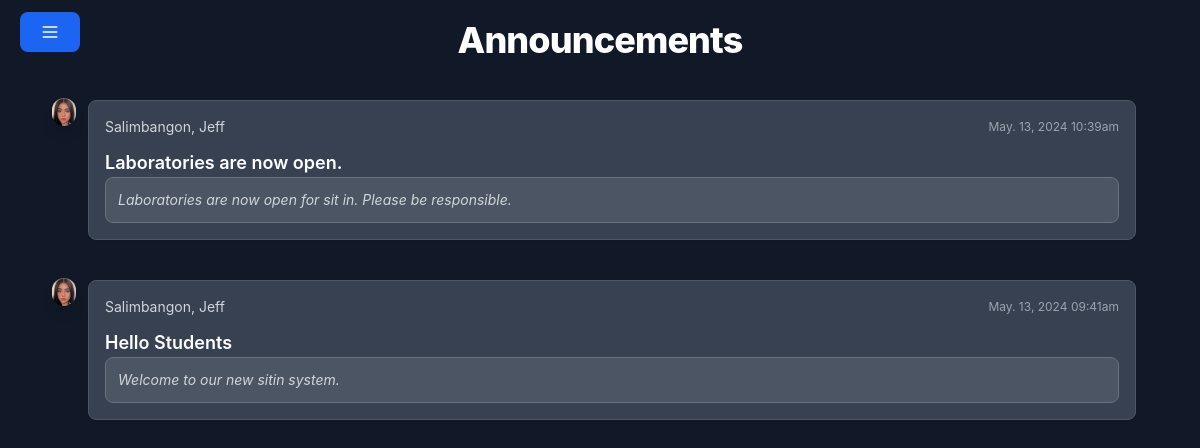
Page /announcements/index.php (signed in) on the committed database.
### tables this page shows
CREATE TABLE `announcements` (
  `id` int(11) NOT NULL,
  `userId` int(11) DEFAULT NULL,
  `datecreated` datetime DEFAULT current_timestamp(),
  `title` varchar(100) NOT NULL,
  `message` varchar(255) NOT NULL
);

CREATE TABLE `users` (
  `user_ID` int(11) NOT NULL,
  `idno` int(11) DEFAULT NULL,
  `firstname` varchar(80) NOT NULL,
  `middlename` varchar(80) NOT NULL,
  `lastname` varchar(80) NOT NULL,
  `age` int(11) NOT NULL,
  `yearlevel` int(11) DEFAULT NULL,
  `gender` varchar(50) NOT NULL,
  `contact` varchar(50) NOT NULL,
  `email` varchar(50) NOT NULL,
  `profilePath` varchar(255) DEFAULT NULL,
  `address` varchar(50) NOT NULL,
  `sessions` int(11) DEFAULT 30,
  `role` varchar(30) NOT NULL DEFAULT 'student',
  `password` varchar(80) NOT NULL
);

### announcements/index.php (the view, shortened to what this page needs)
<?php
    require_once '../config/dbconn.php';
    $announcements = array();
    $query = "SELECT a.id,a.datecreated,a.title,a.message,u.firstname,u.lastname FROM announcements a JOIN users u ON a.userId = u.user_ID ORDER BY a.datecreated DESC";
    $query_run = mysqli_query($conn,$query);
    if ($query_run) {
        while ($row = mysqli_fetch_assoc($query_run)) {
            $announcements[] = $row;
        }
    }
?>
<!DOCTYPE html>
<html lang="en">
<head>
    <link rel="stylesheet" href="../style.css">
    <link rel="stylesheet" href="../assets//css//flowbite.mini.css">
</head>
<body class="dark bg-gray-900">
    <?php include '../includes/header.php' ?>
    <div class="px-4 mt-5 mb-5">
        <h2 class="mb-4 text-center text-2xl m-auto font-extrabold leading-none tracking-tight text-gray-900 md:text-4xl dark:text-white">Announcements</h2>
        <div class="max-w-full m-auto p-6" style="max-width:70rem;margin: auto;">
            <ol class="relative border-gray-200 dark:border-gray-700">
                <?php foreach($announcements as $announcement): ?>
                    <li class="mb-10 ms-6">
                            <span class="absolute flex items-center justify-center w-6 h-6 bg-blue-100 rounded-full -start-3 ring-8 ring-white dark:ring-gray-900 dark:bg-blue-900">
                                <img class="rounded-full shadow-lg" src="/sitin//assets//images//mikha.png" />
                            </span>
                            <div class="p-4 bg-white border border-gray-200 rounded-lg shadow-sm dark:bg-gray-700 dark:border-gray-600">
                                <div class="items-center justify-between mb-3 sm:flex">
                                    <time class="mb-1 text-xs font-normal text-gray-400 sm:order-last sm:mb-0"><?= date('M. d, Y h:ia', strtotime($announcement['datecreated']))?></time>
                                    <div class="text-sm font-normal text-gray-500 lex dark:text-gray-300"><?= $announcement['lastname'] . ', ' . $announcement['firstname']?></div>
                                </div>
                                <p class="font-semibold text-lg text-gray-900 dark:text-white"><?= $announcement['title']?></p>
                                <div class="p-3 text-sm italic font-normal text-gray-500 border border-gray-200 rounded-lg bg-gray-50 dark:bg-gray-600 dark:border-gray-500 dark:text-gray-300">
                                    <?= $announcement['message']?>
                                </div>
                            </div>
                        </li>
                <?php endforeach; ?>
            </ol>
        </div>
    </div>
</body>
</html>

### style.css (style rules this page uses)
html, :host { line-height: 1.5; -webkit-text-size-adjust: 100%; -moz-tab-size: 4; -o-tab-size: 4; tab-size: 4; font-family: ui-sans-serif, system-ui, sans-serif, "Apple Color Emoji", "Segoe UI Emoji", "Segoe UI Symbol", "Noto Color Emoji"; font-feature-settings: normal; font-variation-settings: normal; -webkit-tap-highlight-color: transparent; }
body { margin: 0; line-height: inherit; }
h1, h2, h3, h4, h5, h6 { font-size: inherit; font-weight: inherit; }
blockquote, dl, dd, h1, h2, h3, h4, h5, h6, hr, figure, p, pre { margin: 0; }
ol, ul, menu { list-style: none; margin: 0; padding: 0; }
img, svg, video, canvas, audio, iframe, embed, object { display: block; vertical-align: middle; }
img, video { max-width: 100%; height: auto; }

### rows in the picture
announcements: datecreated "May. 13, 2024 10:39am", userId.lastname "Salimbangon", userId.firstname "Jeff", title "Laboratories are now open.", message "Laboratories are now open for sit in. Please be responsible."
announcements: datecreated "May. 13, 2024 09:41am", userId.lastname "Salimbangon", userId.firstname "Jeff", title "Hello Students", message "Welcome to our new sitin system."
